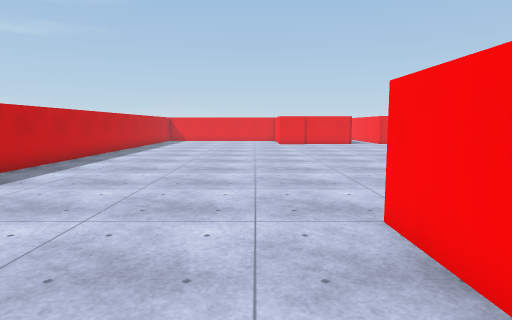
view 1 (above)

21 first-person views from a walk through a 3-D level made in the Unity game engine. The camera is 1.4 m above the floor, tilts 6° down and sees 75° across. The floor is counted in squares, 1 m on a side. Each view is taken from the middle of a square. On the plan, view 1 faces up. The plan holds only what a view shows up to about 15 squares ahead; the rest is blank. The place goes on beyond the plan. The player character is not drawn. Surface patterns are stand-ins for the level's own textures.

view 2
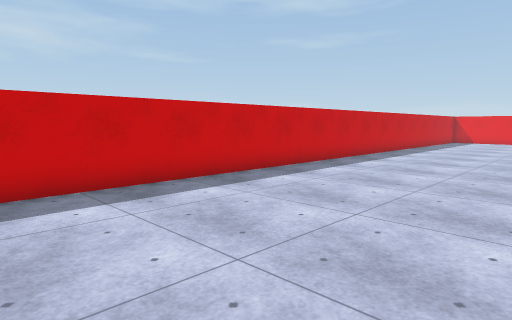

view 3
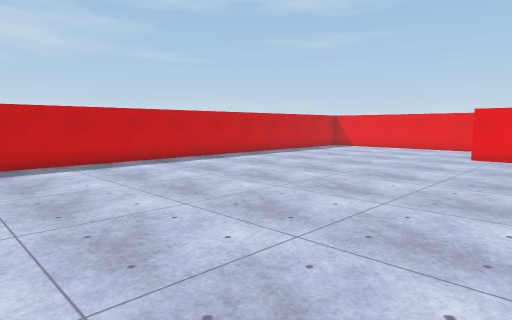

view 4
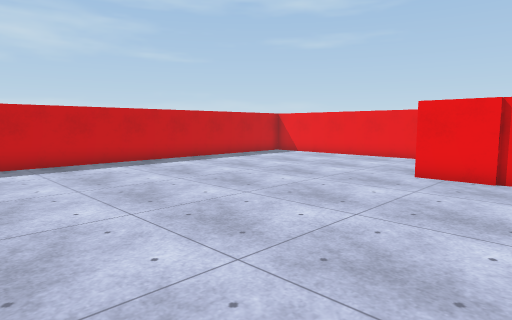

view 5
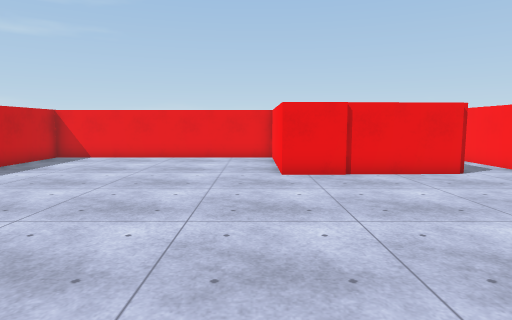

view 6
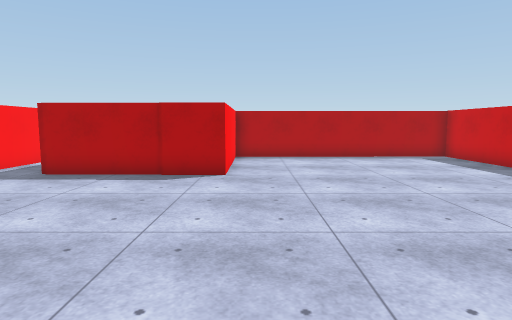

view 7
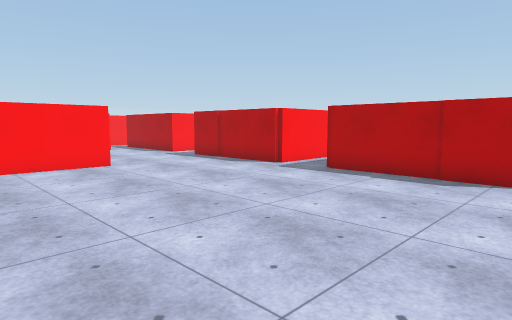

view 8
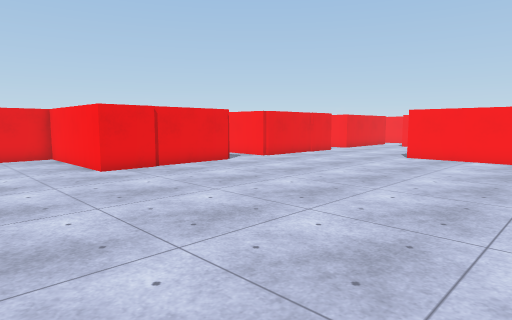

view 9
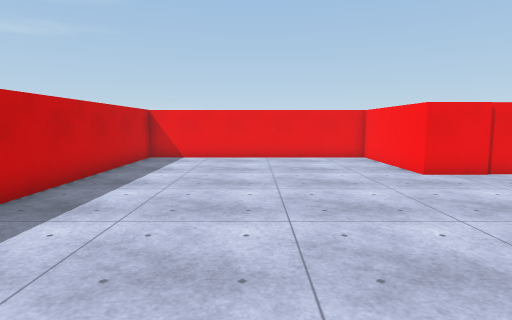

view 10
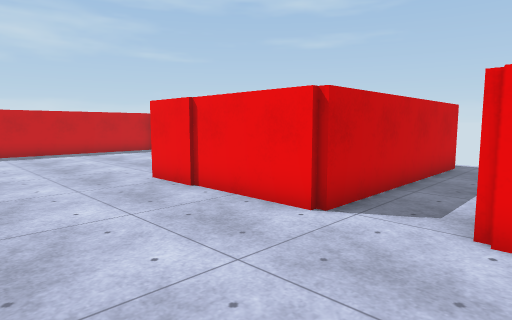

view 11
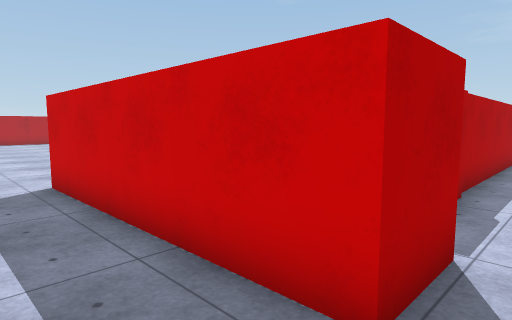

view 12
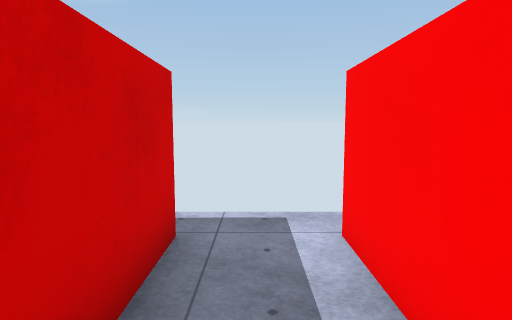

view 13
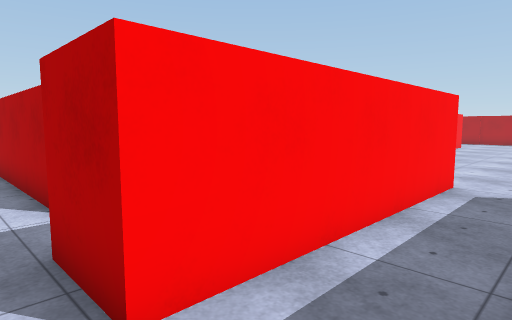

view 14
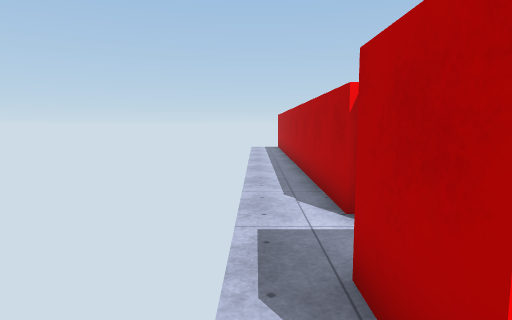

view 15
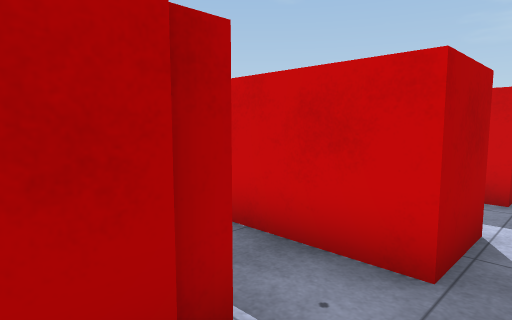

view 16
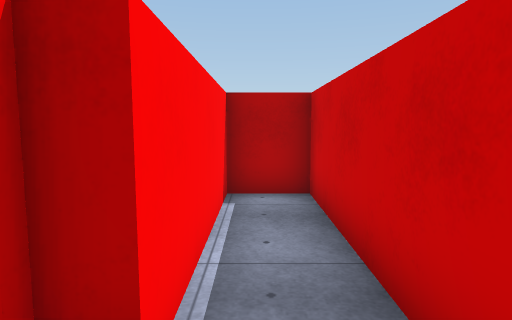

view 17
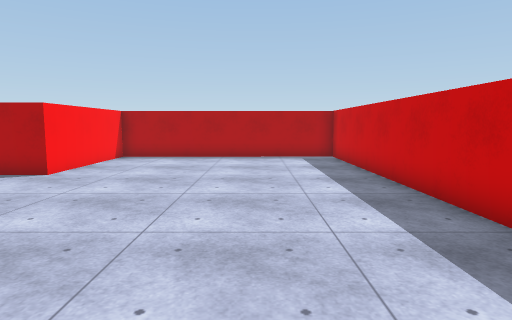

view 18
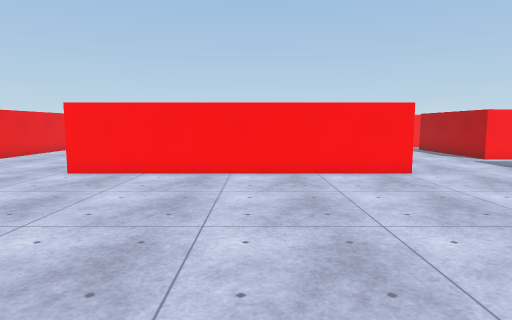

view 19
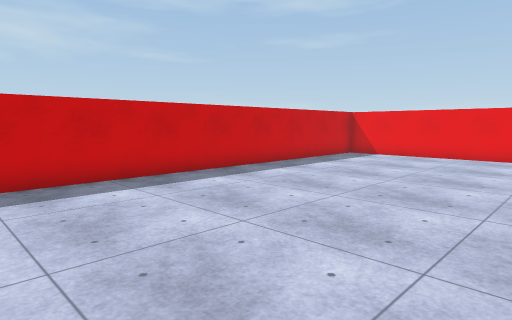

view 20
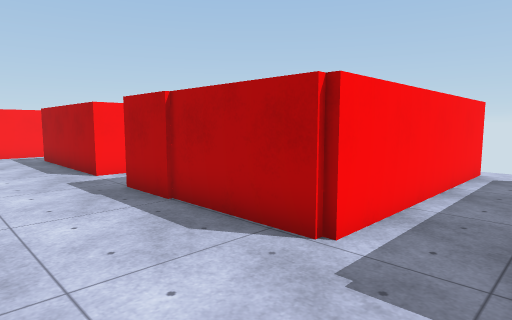

view 21
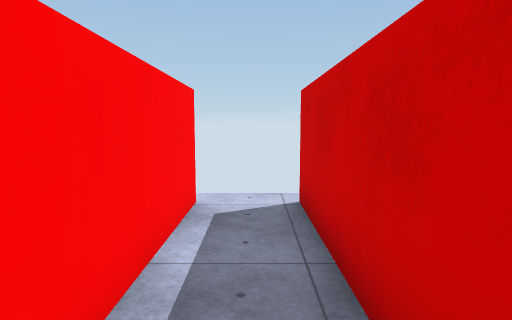

### Floor plan
Points are (right, up) in squares from view 1. A wall is a line through its corners. A room is listed if a view was taken in it or the views show most of it. See-through windows are left out.
Room 1 (views 1, 2, 3, 4, 5, 6, 7, 8, 9, 10, 17, 18, 19, 20, 21)
walls: (12.6, 9.4) (12.6, 19.5); (7, 24.4) (1.7, 24.3) (1.7, 29.4) (-7.6, 29.3) (-7.4, -0.7) (1.9, -0.7) (1.9, 4.7) (7, 4.7); (7.2, 2.1) (7.2, -3.1); (16.5, 3.5) (16.5, 4.7) (18.5, 4.7); (18.1, 24.6) (16.8, 24.6); (9.1, -3) (9.1, 4.7) (14.5, 4.7)
ways out: opening at (8, 25) to room 3
Room 2 (views 11, 15, 16)
walls: (13.1, 31.6) (18.5, 31.6); (9.1, 32.1) (10.9, 32.1) (10.9, 26.3) (12.6, 26.3) (12.6, 31.4) (13.2, 31.4)
ways out: opening at (9, 33) to room 3
Room 3 (views 12, 13, 14)
walls: (5.1, 32.1) (7, 32.1) (7, 24.4); (9.1, 24.5) (9.1, 32.1)
ways out: opening at (8, 25) to room 1; opening at (9, 33) to room 2; opening at (5, 33)

Where each view was taken, in squares from view 1:
view 1: 0 up, 0 right, facing up
view 2: 0 up, 0 right, facing up-left
view 3: 9 up, 5 right, facing up-left
view 4: 15 up, 5 right, facing up-left
view 5: 15 up, 1 right, facing up
view 6: 14 up, 1 right, facing down
view 7: 14 up, 1 right, facing down-right
view 8: 14 up, 2 left, facing up-right
view 9: 15 up, 3 left, facing up
view 10: 20 up, 10 right, facing up-left
view 11: 33 up, 9 right, facing down-left
view 12: 28 up, 8 right, facing up
view 13: 33 up, 7 right, facing down-right
view 14: 33 up, 8 right, facing right
view 15: 33 up, 14 right, facing down-left
view 16: 33 up, 12 right, facing down
view 17: 14 up, 4 left, facing down
view 18: 14 up, 3 right, facing right
view 19: 14 up, 1 right, facing up-left
view 20: 8 up, 7 right, facing down-right
view 21: 3 up, 8 right, facing down
